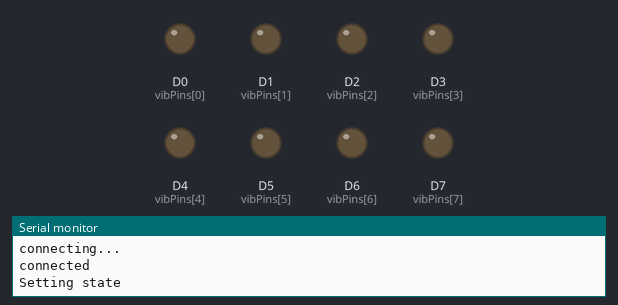
Recording of a sketch running on a simulated Arduino MKR. Parts: output pins drawn as LEDs (lit = HIGH), the last lines printed to the serial monitor.

Above: at 4.7 s.
At 7.21 s:
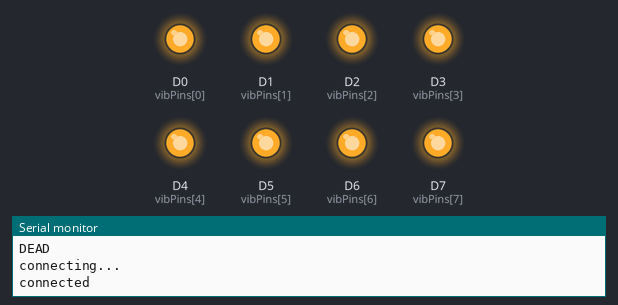
Timing chart, 0 to 7.5 s (numbered marks = the images above):
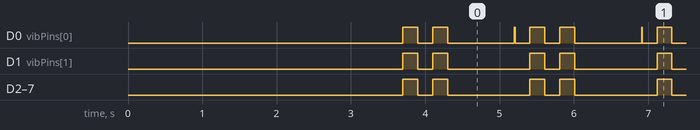

The sketch:

iothonVib.ino
```cpp
/*
  Web client

  This sketch connects to a website through a MKR NB 1500 board. Specifically,
  this example downloads the URL "http://example.org/" and
  prints it to the Serial monitor.

  Circuit:
   - MKR NB 1500 board
   - Antenna
   - SIM card with a data plan

  created 8 Mar 2012
  by Tom Igoe
*/

// libraries
#include <MKRNB.h>

#include "arduino_secrets.h"

String readLine(){

  String s = "";
  while (true) {
    // Wait for input
    while(Serial.available() == 0)
      delay(1);

    char c = Serial.read();
    if(c == '\n') return s;
    s += c;
  }
  return s;
}

int vibPins[] = {0, 1, 2, 3, 4, 5, 6, 7};
int numVibs = 8;

// Please enter your sensitive data in the Secret tab or arduino_secrets.h
// PIN Number
const char PINNUMBER[]     = SECRET_PINNUMBER;

// initialize the library instance
GPRS gprs;
NB nbAccess;
char url[] = "0.tcp.eu.ngrok.io";
int port = 17426;

void setup() {
  // initialize serial communications and wait for port to open:
  Serial.begin(9600);
  delay(500);

  Serial.setTimeout(60000);

  Serial.println("Starting Arduino web client.");

  for(int i = 0; i < numVibs; i++){
    pinMode(vibPins[i], OUTPUT);
    digitalWrite(vibPins[i], 0);
  }

  // connection state
  boolean connected = false;
  // After starting the modem with NB.begin()
  // attach to the GPRS network with the APN, login and password
  while (!connected) {
    if ((nbAccess.begin(PINNUMBER) == NB_READY) &&
        (gprs.attachGPRS() == GPRS_READY)) {
      connected = true;
    } else {
      Serial.println("Not connected");
      delay(1000);
    }
  }


  Serial.print("Server is set to: ");
  Serial.println(url);
  Serial.print("Port is set to: ");
  Serial.println(port);

  Serial.setTimeout(1000);
}

void loop() {

  NBClient client;
  Serial.println("connecting...");

  // if you get a connection, report back via serial:
  if (client.connect(url, port)) {
    Serial.println("connected");

    for(int i = 0; i < numVibs; i++)
      digitalWrite(vibPins[i], 1);
    delay(200);
    for(int i = 0; i < numVibs; i++)
      digitalWrite(vibPins[i], 0);
    delay(200);
    for(int i = 0; i < numVibs; i++)
      digitalWrite(vibPins[i], 1);
    delay(200);
    for(int i = 0; i < numVibs; i++)
      digitalWrite(vibPins[i], 0);
  } else {
    // if you didn't get a connection to the server:
    Serial.println("connection failed");
    return;
  }

  while(client.connected()){

    Serial.print("Setting state ");
    for(int i = 0; i < numVibs; i++){
      int c = client.read();
      while(c == -1){
        delay(1);
        if(!client.connected()) break;
        c = client.read();
      }

      int val = c ? 1 : 0;
      digitalWrite(vibPins[i], val);
      Serial.print(val);
    }

    Serial.println();
    delay(1);
  }

  for(int i = 0; i < numVibs; i++){
    digitalWrite(vibPins[i], 0);
  }

  // if the server's disconnected, stop the client:
  Serial.println();
  Serial.println("disconnecting.");
  client.stop();

  Serial.println("DEAD");

}
```

arduino_secrets.h
```cpp
#define SECRET_PINNUMBER     "0000"
```

Measured:
- by itself, D0 (vibPins[0]): repeats every 1.7 s: LOW 0.20 s, HIGH 0.20 s, LOW 0.90 s, HIGH 0.01 s, LOW 0.20 s, HIGH 0.20 s
- by itself, D1 (vibPins[1]), D2 (vibPins[2]), D3 (vibPins[3]), D4 (vibPins[4]), D5 (vibPins[5]), D6 (vibPins[6]), D7 (vibPins[7]): repeats every 1.7 s: LOW 0.20 s, HIGH 0.20 s, LOW 1.1 s, HIGH 0.20 s
- by itself, everything shown: repeats every 1.7 s, in 6 steps
